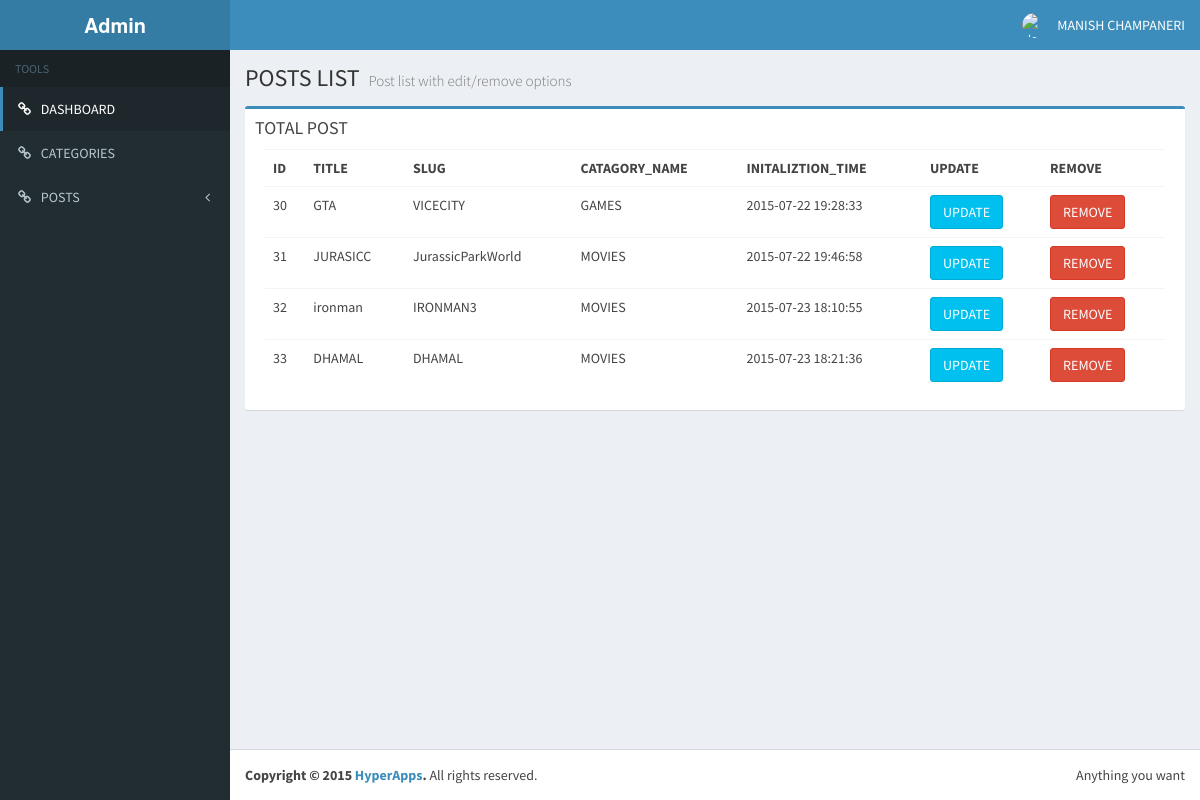
Screenshot of /admin/posts/posts.php (signed in) with the database file from the repository.
### tables this page shows
CREATE TABLE IF NOT EXISTS `posts` (
  `id` int(11) NOT NULL,
  `name` varchar(260) NOT NULL,
  `slug` varchar(260) NOT NULL,
  `discription` text NOT NULL,
  `create_at` varchar(20) NOT NULL,
  `catagory_id` int(11) NOT NULL,
  `image` varchar(20) NOT NULL
);

CREATE TABLE IF NOT EXISTS `catagory` (
  `id` int(8) NOT NULL,
  `name` varchar(20) NOT NULL,
  `slug` varchar(20) NOT NULL,
  `crate_at` datetime NOT NULL
);

### admin/posts/posts.php (the view, shortened to what this page needs)
<?php
 include '..\includes\admin_frame.php';
?>
<?php
include '../../global/includes/sql_connect.php'
?>
	<section class="content-header">
          <h1>
            POSTS LIST
            <small>Post list with edit/remove options</small>
          </h1>
     </section>
<section class="content">
	<div class="row">
			<div class="col-md-12">
				<div class="box box-primary">
						<div class="box-header with-boarder">
								<h3 class="box-title"> TOTAL POST </h3>
												<div class="box-body">
														<table class="table table-hover">
														<tr><th> ID </th> <th>TITLE</th> <th>SLUG</th> <th>CATAGORY_NAME</th> <th>INITALIZTION_TIME</th><th>UPDATE</th><th>REMOVE</th>
														<?php
															$posts = "select * from posts";
															$load_posts = mysql_query($posts,$connetion_open);
															while( $row =mysql_fetch_assoc($load_posts) ){
																echo '<form action="./action_posts.php" method="get">';
																echo '<tr>';
																echo '<td> '.$row['id'].'</td>';
																echo '<td> '.$row['name'].'</td>';
																echo '<td> '.$row['slug'].'</td>';
																					$category_name = "select * from catagory where id=".$row['catagory_id'];
																					$load_catagory_name = mysql_query($category_name,$connetion_open);
																					$name = "Deleted Category";
																					 while($cat_name=mysql_fetch_assoc($load_catagory_name))
																					 {
																							$name = $cat_name['name'];
																					 }
																					  echo '<td> '.$name.'</td>';
																echo '<td> '.$row['create_at'].'</td>';
																echo '<td><input type="submit" name="change"    value="UPDATE" class="btn btn-info"> </input>  </td>';
																echo '<td><input type="submit" name="delete"    value="REMOVE" class="btn btn-danger" > </input> </td>';
																echo '</tr>';
																echo '</form>';
															}
														?>
														</table>
												</div>
						</div>
				</div>
			</div>
	</div>
</section>
<?php
	include '..\includes\admin_frame_close.php';
?>

### rows the page displays
posts: id "30", name "GTA", slug "VICECITY", catagory.name "GAMES", create_at "2015-07-22 19:28:33"
posts: id "31", name "JURASICC", slug "JurassicParkWorld", catagory.name "MOVIES", create_at "2015-07-22 19:46:58"
posts: id "32", name "ironman", slug "IRONMAN3", catagory.name "MOVIES", create_at "2015-07-23 18:10:55"
posts: id "33", name "DHAMAL", slug "DHAMAL", catagory.name "MOVIES", create_at "2015-07-23 18:21:36"
